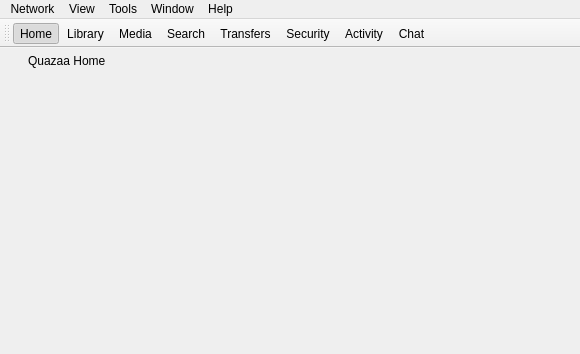
<?xml version="1.0" encoding="UTF-8"?>
<ui version="4.0">
 <class>WinMain</class>
 <widget class="QMainWindow" name="WinMain">
  <property name="geometry">
   <rect>
    <x>0</x>
    <y>0</y>
    <width>580</width>
    <height>354</height>
   </rect>
  </property>
  <property name="windowTitle">
   <string>Quazaa</string>
  </property>
  <property name="windowIcon">
   <iconset>
    <normaloff>:/Resource/Quazaa32.png</normaloff>:/Resource/Quazaa32.png</iconset>
  </property>
  <widget class="QWidget" name="centralwidget">
   <layout class="QVBoxLayout" name="verticalLayout">
    <property name="spacing">
     <number>0</number>
    </property>
    <property name="margin">
     <number>0</number>
    </property>
    <item>
     <widget class="QFrame" name="frameMainHeader">
      <property name="styleSheet">
       <string notr="true"/>
      </property>
      <property name="frameShape">
       <enum>QFrame::NoFrame</enum>
      </property>
      <property name="frameShadow">
       <enum>QFrame::Raised</enum>
      </property>
      <layout class="QGridLayout" name="gridLayout">
       <property name="horizontalSpacing">
        <number>2</number>
       </property>
       <property name="verticalSpacing">
        <number>0</number>
       </property>
       <property name="margin">
        <number>0</number>
       </property>
       <item row="0" column="0">
        <widget class="QLabel" name="labelMainHeaderLogo">
         <property name="minimumSize">
          <size>
           <width>26</width>
           <height>26</height>
          </size>
         </property>
         <property name="maximumSize">
          <size>
           <width>26</width>
           <height>26</height>
          </size>
         </property>
         <property name="styleSheet">
          <string notr="true">background-color: transparent;
padding: 2px;</string>
         </property>
         <property name="text">
          <string/>
         </property>
         <property name="pixmap">
          <pixmap>:/Resource/Generic/Home.png</pixmap>
         </property>
         <property name="scaledContents">
          <bool>true</bool>
         </property>
        </widget>
       </item>
       <item row="0" column="1">
        <widget class="QLabel" name="labelMainHeaderText">
         <property name="styleSheet">
          <string notr="true"/>
         </property>
         <property name="text">
          <string>Quazaa Home</string>
         </property>
        </widget>
       </item>
      </layout>
     </widget>
    </item>
    <item>
     <widget class="QStackedWidget" name="stackedWidgetMain"/>
    </item>
   </layout>
  </widget>
  <widget class="QMenuBar" name="menubarMain">
   <property name="geometry">
    <rect>
     <x>0</x>
     <y>0</y>
     <width>580</width>
     <height>20</height>
    </rect>
   </property>
   <widget class="QMenu" name="menuNetwork">
    <property name="title">
     <string>Network</string>
    </property>
    <widget class="QMenu" name="menuConnect_To">
     <property name="title">
      <string>Choose Networks</string>
     </property>
     <addaction name="actionGnutella2"/>
     <addaction name="actionAres"/>
     <addaction name="actionEDonkey"/>
    </widget>
    <addaction name="actionConnect"/>
    <addaction name="actionDisconnect"/>
    <addaction name="separator"/>
    <addaction name="menuConnect_To"/>
    <addaction name="separator"/>
    <addaction name="actionConnectTo"/>
    <addaction name="actionBrowseHost"/>
    <addaction name="separator"/>
    <addaction name="actionExitAfterTransfers"/>
    <addaction name="actionExit"/>
   </widget>
   <widget class="QMenu" name="menuView">
    <property name="title">
     <string>View</string>
    </property>
    <widget class="QMenu" name="menuAdvanced">
     <property name="title">
      <string>Advanced</string>
     </property>
     <addaction name="actionGraph"/>
     <addaction name="actionPacketDump"/>
     <addaction name="actionSearchMonitor"/>
     <addaction name="actionHitMonitor"/>
    </widget>
    <addaction name="actionHome"/>
    <addaction name="actionLibrary"/>
    <addaction name="actionMedia"/>
    <addaction name="actionSearch"/>
    <addaction name="actionTransfers"/>
    <addaction name="actionSecurity"/>
    <addaction name="actionActivity"/>
    <addaction name="actionChat"/>
    <addaction name="separator"/>
    <addaction name="actionHostCache"/>
    <addaction name="actionDiscovery"/>
    <addaction name="actionScheduler"/>
    <addaction name="menuAdvanced"/>
   </widget>
   <widget class="QMenu" name="menuTools">
    <property name="title">
     <string>Tools</string>
    </property>
    <widget class="QMenu" name="menuBitTorrent">
     <property name="title">
      <string>BitTorrent</string>
     </property>
     <addaction name="actionCreateTorrent"/>
     <addaction name="actionSeedTorrent"/>
     <addaction name="actionOpenTorrent"/>
    </widget>
    <addaction name="menuBitTorrent"/>
    <addaction name="actionURLDownload"/>
    <addaction name="actionOpenDownloadFolder"/>
    <addaction name="actionShares"/>
    <addaction name="actionImportPartials"/>
    <addaction name="separator"/>
    <addaction name="actionChooseSkin"/>
    <addaction name="actionChooseLanguage"/>
    <addaction name="separator"/>
    <addaction name="actionEditMyProfile"/>
    <addaction name="actionQuickstartWizard"/>
    <addaction name="actionSettings"/>
   </widget>
   <widget class="QMenu" name="menuWindow">
    <property name="title">
     <string>Window</string>
    </property>
    <addaction name="actionLockPanels"/>
   </widget>
   <widget class="QMenu" name="menuHelp">
    <property name="title">
     <string>Help</string>
    </property>
    <addaction name="actionUsersGuide"/>
    <addaction name="actionQuazaaForums"/>
    <addaction name="actionFAQ"/>
    <addaction name="separator"/>
    <addaction name="actionCheckForNewVersion"/>
    <addaction name="actionConnectionTest"/>
    <addaction name="separator"/>
    <addaction name="actionDonate"/>
    <addaction name="actionAbout"/>
   </widget>
   <addaction name="menuNetwork"/>
   <addaction name="menuView"/>
   <addaction name="menuTools"/>
   <addaction name="menuWindow"/>
   <addaction name="menuHelp"/>
  </widget>
  <widget class="QStatusBar" name="statusbar">
   <property name="sizeGripEnabled">
    <bool>false</bool>
   </property>
  </widget>
  <widget class="QToolBar" name="toolBarNavigation">
   <property name="windowTitle">
    <string>toolBar</string>
   </property>
   <property name="iconSize">
    <size>
     <width>20</width>
     <height>20</height>
    </size>
   </property>
   <property name="toolButtonStyle">
    <enum>Qt::ToolButtonTextBesideIcon</enum>
   </property>
   <attribute name="toolBarArea">
    <enum>TopToolBarArea</enum>
   </attribute>
   <attribute name="toolBarBreak">
    <bool>false</bool>
   </attribute>
   <addaction name="actionHome"/>
   <addaction name="actionLibrary"/>
   <addaction name="actionMedia"/>
   <addaction name="actionSearch"/>
   <addaction name="actionTransfers"/>
   <addaction name="actionSecurity"/>
   <addaction name="actionActivity"/>
   <addaction name="actionChat"/>
  </widget>
  <action name="actionExit">
   <property name="icon">
    <iconset>
     <normaloff>:/Resource/Generic/Exit.png</normaloff>:/Resource/Generic/Exit.png</iconset>
   </property>
   <property name="text">
    <string>Exit</string>
   </property>
  </action>
  <action name="actionAbout">
   <property name="icon">
    <iconset>
     <normaloff>:/Resource/Quazaa32.png</normaloff>:/Resource/Quazaa32.png</iconset>
   </property>
   <property name="text">
    <string>About</string>
   </property>
  </action>
  <action name="actionLockPanels">
   <property name="icon">
    <iconset>
     <normaloff>:/Resource/Generic/LockPanels.png</normaloff>:/Resource/Generic/LockPanels.png</iconset>
   </property>
   <property name="text">
    <string>Lock Panels</string>
   </property>
  </action>
  <action name="actionHome">
   <property name="checkable">
    <bool>true</bool>
   </property>
   <property name="checked">
    <bool>true</bool>
   </property>
   <property name="icon">
    <iconset>
     <normaloff>:/Resource/Generic/Home.png</normaloff>:/Resource/Generic/Home.png</iconset>
   </property>
   <property name="text">
    <string>Home</string>
   </property>
   <property name="toolTip">
    <string>Home</string>
   </property>
   <property name="whatsThis">
    <string notr="true">Home</string>
   </property>
  </action>
  <action name="actionLibrary">
   <property name="checkable">
    <bool>true</bool>
   </property>
   <property name="checked">
    <bool>false</bool>
   </property>
   <property name="icon">
    <iconset>
     <normaloff>:/Resource/Library/Library.png</normaloff>:/Resource/Library/Library.png</iconset>
   </property>
   <property name="text">
    <string>Library</string>
   </property>
   <property name="whatsThis">
    <string notr="true">Library</string>
   </property>
  </action>
  <action name="actionSearch">
   <property name="checkable">
    <bool>true</bool>
   </property>
   <property name="icon">
    <iconset>
     <normaloff>:/Resource/Generic/Search.png</normaloff>:/Resource/Generic/Search.png</iconset>
   </property>
   <property name="text">
    <string>Search</string>
   </property>
   <property name="whatsThis">
    <string notr="true">Search</string>
   </property>
  </action>
  <action name="actionTransfers">
   <property name="checkable">
    <bool>true</bool>
   </property>
   <property name="icon">
    <iconset>
     <normaloff>:/Resource/Generic/Transfers.png</normaloff>:/Resource/Generic/Transfers.png</iconset>
   </property>
   <property name="text">
    <string>Transfers</string>
   </property>
   <property name="whatsThis">
    <string notr="true">Transfers</string>
   </property>
  </action>
  <action name="actionSecurity">
   <property name="checkable">
    <bool>true</bool>
   </property>
   <property name="icon">
    <iconset>
     <normaloff>:/Resource/Security/Security.png</normaloff>:/Resource/Security/Security.png</iconset>
   </property>
   <property name="text">
    <string>Security</string>
   </property>
   <property name="whatsThis">
    <string notr="true">Security</string>
   </property>
  </action>
  <action name="actionActivity">
   <property name="checkable">
    <bool>true</bool>
   </property>
   <property name="icon">
    <iconset>
     <normaloff>:/Resource/Generic/Globe.png</normaloff>:/Resource/Generic/Globe.png</iconset>
   </property>
   <property name="text">
    <string>Activity</string>
   </property>
   <property name="whatsThis">
    <string notr="true">Network</string>
   </property>
  </action>
  <action name="actionMedia">
   <property name="checkable">
    <bool>true</bool>
   </property>
   <property name="icon">
    <iconset>
     <normaloff>:/Resource/Media/Media.png</normaloff>:/Resource/Media/Media.png</iconset>
   </property>
   <property name="text">
    <string>Media</string>
   </property>
   <property name="whatsThis">
    <string notr="true">Media</string>
   </property>
   <property name="skinIdentifier" stdset="0">
    <string/>
   </property>
  </action>
  <action name="actionCreateTorrent">
   <property name="icon">
    <iconset>
     <normaloff>:/Resource/Networks/CreateTorrent.png</normaloff>:/Resource/Networks/CreateTorrent.png</iconset>
   </property>
   <property name="text">
    <string>Create Torrent</string>
   </property>
  </action>
  <action name="actionSeedTorrent">
   <property name="icon">
    <iconset>
     <normaloff>:/Resource/Networks/SeedTorrent.png</normaloff>:/Resource/Networks/SeedTorrent.png</iconset>
   </property>
   <property name="text">
    <string>Seed Torrent</string>
   </property>
  </action>
  <action name="actionOpenTorrent">
   <property name="icon">
    <iconset>
     <normaloff>:/Resource/Networks/BitTorrent.png</normaloff>:/Resource/Networks/BitTorrent.png</iconset>
   </property>
   <property name="text">
    <string>Open Torrent</string>
   </property>
   <property name="toolTip">
    <string>Open Torrent</string>
   </property>
  </action>
  <action name="actionSettings">
   <property name="icon">
    <iconset>
     <normaloff>:/Resource/Generic/Settings.png</normaloff>:/Resource/Generic/Settings.png</iconset>
   </property>
   <property name="text">
    <string>Settings</string>
   </property>
  </action>
  <action name="actionEDonkey">
   <property name="checkable">
    <bool>true</bool>
   </property>
   <property name="icon">
    <iconset>
     <normaloff>:/Resource/Networks/EDonkey.png</normaloff>:/Resource/Networks/EDonkey.png</iconset>
   </property>
   <property name="text">
    <string>eDonkey</string>
   </property>
   <property name="toolTip">
    <string>eDonkey</string>
   </property>
  </action>
  <action name="actionGnutella2">
   <property name="checkable">
    <bool>true</bool>
   </property>
   <property name="checked">
    <bool>true</bool>
   </property>
   <property name="icon">
    <iconset>
     <normaloff>:/Resource/Networks/Gnutella2.png</normaloff>:/Resource/Networks/Gnutella2.png</iconset>
   </property>
   <property name="text">
    <string>Gnutella 2</string>
   </property>
  </action>
  <action name="actionConnect">
   <property name="icon">
    <iconset>
     <normaloff>:/Resource/Network/Connect.png</normaloff>:/Resource/Network/Connect.png</iconset>
   </property>
   <property name="text">
    <string>Connect</string>
   </property>
  </action>
  <action name="actionDisconnect">
   <property name="icon">
    <iconset>
     <normaloff>:/Resource/Network/Disconnect.png</normaloff>:/Resource/Network/Disconnect.png</iconset>
   </property>
   <property name="text">
    <string>Disconnect</string>
   </property>
  </action>
  <action name="actionConnectTo">
   <property name="icon">
    <iconset>
     <normaloff>:/Resource/Network/ConnectTo.png</normaloff>:/Resource/Network/ConnectTo.png</iconset>
   </property>
   <property name="text">
    <string>Connect To</string>
   </property>
  </action>
  <action name="actionExitAfterTransfers">
   <property name="icon">
    <iconset>
     <normaloff>:/Resource/Generic/ExitAfterTransfers.png</normaloff>:/Resource/Generic/ExitAfterTransfers.png</iconset>
   </property>
   <property name="text">
    <string>Exit After Transfers</string>
   </property>
  </action>
  <action name="actionChat">
   <property name="checkable">
    <bool>true</bool>
   </property>
   <property name="icon">
    <iconset>
     <normaloff>:/Resource/Chat/Chat.png</normaloff>:/Resource/Chat/Chat.png</iconset>
   </property>
   <property name="text">
    <string>Chat</string>
   </property>
   <property name="whatsThis">
    <string notr="true">Chat</string>
   </property>
  </action>
  <action name="actionHostCache">
   <property name="checkable">
    <bool>true</bool>
   </property>
   <property name="icon">
    <iconset>
     <normaloff>:/Resource/Network/HostCache.png</normaloff>:/Resource/Network/HostCache.png</iconset>
   </property>
   <property name="text">
    <string>Host Cache</string>
   </property>
   <property name="toolTip">
    <string>Host Cache</string>
   </property>
   <property name="statusTip">
    <string notr="true">Host Cache</string>
   </property>
  </action>
  <action name="actionDiscovery">
   <property name="checkable">
    <bool>true</bool>
   </property>
   <property name="icon">
    <iconset>
     <normaloff>:/Resource/Network/Discovery.png</normaloff>:/Resource/Network/Discovery.png</iconset>
   </property>
   <property name="text">
    <string>Discovery</string>
   </property>
   <property name="statusTip">
    <string notr="true">Discovery</string>
   </property>
  </action>
  <action name="actionGraph">
   <property name="checkable">
    <bool>true</bool>
   </property>
   <property name="icon">
    <iconset>
     <normaloff>:/Resource/Generic/Graph.png</normaloff>:/Resource/Generic/Graph.png</iconset>
   </property>
   <property name="text">
    <string>Graph</string>
   </property>
   <property name="statusTip">
    <string notr="true">Graph</string>
   </property>
  </action>
  <action name="actionPacketDump">
   <property name="checkable">
    <bool>true</bool>
   </property>
   <property name="icon">
    <iconset>
     <normaloff>:/Resource/Network/PacketDump.png</normaloff>:/Resource/Network/PacketDump.png</iconset>
   </property>
   <property name="text">
    <string>Packet Dump</string>
   </property>
   <property name="statusTip">
    <string notr="true">Packet Dump</string>
   </property>
  </action>
  <action name="actionHitMonitor">
   <property name="checkable">
    <bool>true</bool>
   </property>
   <property name="icon">
    <iconset>
     <normaloff>:/Resource/Network/HitMonitor.png</normaloff>:/Resource/Network/HitMonitor.png</iconset>
   </property>
   <property name="text">
    <string>Hit Monitor</string>
   </property>
   <property name="statusTip">
    <string notr="true">Hit Monitor</string>
   </property>
  </action>
  <action name="actionSearchMonitor">
   <property name="checkable">
    <bool>true</bool>
   </property>
   <property name="icon">
    <iconset>
     <normaloff>:/Resource/Network/SearchMonitor.png</normaloff>:/Resource/Network/SearchMonitor.png</iconset>
   </property>
   <property name="text">
    <string>Search Monitor</string>
   </property>
   <property name="statusTip">
    <string notr="true">Search Monitor</string>
   </property>
  </action>
  <action name="actionShares">
   <property name="icon">
    <iconset>
     <normaloff>:/Resource/Library/SharedFolders.png</normaloff>:/Resource/Library/SharedFolders.png</iconset>
   </property>
   <property name="text">
    <string>Edit Shared Folders</string>
   </property>
   <property name="toolTip">
    <string>Edit Shared Folders</string>
   </property>
  </action>
  <action name="actionURLDownload">
   <property name="icon">
    <iconset>
     <normaloff>:/Resource/Generic/URLDownload.png</normaloff>:/Resource/Generic/URLDownload.png</iconset>
   </property>
   <property name="text">
    <string>Download File</string>
   </property>
  </action>
  <action name="actionImportPartials">
   <property name="icon">
    <iconset>
     <normaloff>:/Resource/Library/ImportPartials.png</normaloff>:/Resource/Library/ImportPartials.png</iconset>
   </property>
   <property name="text">
    <string>Import Partials</string>
   </property>
  </action>
  <action name="actionOpenDownloadFolder">
   <property name="icon">
    <iconset>
     <normaloff>:/Resource/Library/OpenDownloadFolder.png</normaloff>:/Resource/Library/OpenDownloadFolder.png</iconset>
   </property>
   <property name="text">
    <string>Open Download Folder</string>
   </property>
  </action>
  <action name="actionChooseSkin">
   <property name="icon">
    <iconset>
     <normaloff>:/Resource/Generic/Skin.png</normaloff>:/Resource/Generic/Skin.png</iconset>
   </property>
   <property name="text">
    <string>Choose Skin</string>
   </property>
  </action>
  <action name="actionChooseLanguage">
   <property name="icon">
    <iconset>
     <normaloff>:/Resource/Generic/Language.png</normaloff>:/Resource/Generic/Language.png</iconset>
   </property>
   <property name="text">
    <string>Choose Language</string>
   </property>
  </action>
  <action name="actionQuickstartWizard">
   <property name="icon">
    <iconset>
     <normaloff>:/Resource/Generic/Wizard.png</normaloff>:/Resource/Generic/Wizard.png</iconset>
   </property>
   <property name="text">
    <string>Quickstart Wizard</string>
   </property>
  </action>
  <action name="actionUsersGuide">
   <property name="icon">
    <iconset>
     <normaloff>:/Resource/Generic/UsersGuide.png</normaloff>:/Resource/Generic/UsersGuide.png</iconset>
   </property>
   <property name="text">
    <string>User's Guide</string>
   </property>
  </action>
  <action name="actionFAQ">
   <property name="icon">
    <iconset>
     <normaloff>:/Resource/Generic/Help.png</normaloff>:/Resource/Generic/Help.png</iconset>
   </property>
   <property name="text">
    <string>FAQ</string>
   </property>
  </action>
  <action name="actionConnectionTest">
   <property name="icon">
    <iconset>
     <normaloff>:/Resource/Network/Connect.png</normaloff>:/Resource/Network/Connect.png</iconset>
   </property>
   <property name="text">
    <string>Connection Test</string>
   </property>
  </action>
  <action name="actionCheckForNewVersion">
   <property name="icon">
    <iconset>
     <normaloff>:/Resource/Generic/Check.png</normaloff>:/Resource/Generic/Check.png</iconset>
   </property>
   <property name="text">
    <string>Check For New Version</string>
   </property>
  </action>
  <action name="actionDonate">
   <property name="icon">
    <iconset>
     <normaloff>:/Resource/Generic/Donate.png</normaloff>:/Resource/Generic/Donate.png</iconset>
   </property>
   <property name="text">
    <string>Donate</string>
   </property>
  </action>
  <action name="actionQuazaaForums">
   <property name="icon">
    <iconset>
     <normaloff>:/Resource/Generic/QuazaaForums.png</normaloff>:/Resource/Generic/QuazaaForums.png</iconset>
   </property>
   <property name="text">
    <string>Quazaa Forums</string>
   </property>
  </action>
  <action name="actionAres">
   <property name="checkable">
    <bool>true</bool>
   </property>
   <property name="icon">
    <iconset>
     <normaloff>:/Resource/Networks/Ares.png</normaloff>:/Resource/Networks/Ares.png</iconset>
   </property>
   <property name="text">
    <string>Ares</string>
   </property>
  </action>
  <action name="actionScheduler">
   <property name="checkable">
    <bool>true</bool>
   </property>
   <property name="icon">
    <iconset>
     <normaloff>:/Resource/Generic/Scheduler.png</normaloff>:/Resource/Generic/Scheduler.png</iconset>
   </property>
   <property name="text">
    <string>Scheduler</string>
   </property>
   <property name="toolTip">
    <string>Scheduler</string>
   </property>
  </action>
  <action name="actionShowOrHide">
   <property name="icon">
    <iconset>
     <normaloff>:/Resource/Quazaa.png</normaloff>:/Resource/Quazaa.png</iconset>
   </property>
   <property name="text">
    <string>Show/Hide Quazaa</string>
   </property>
   <property name="toolTip">
    <string>Show/Hide Quazaa</string>
   </property>
  </action>
  <action name="actionEditMyProfile">
   <property name="icon">
    <iconset>
     <normaloff>:/Resource/Chat/Chat.png</normaloff>:/Resource/Chat/Chat.png</iconset>
   </property>
   <property name="text">
    <string>Edit My Profile</string>
   </property>
  </action>
  <action name="actionNewSearch">
   <property name="icon">
    <iconset>
     <normaloff>:/Resource/Generic/NewSearch.png</normaloff>:/Resource/Generic/NewSearch.png</iconset>
   </property>
   <property name="text">
    <string>New Search</string>
   </property>
   <property name="toolTip">
    <string>Start A New Search</string>
   </property>
  </action>
  <action name="actionMediaPlay">
   <property name="enabled">
    <bool>false</bool>
   </property>
   <property name="icon">
    <iconset>
     <normaloff>:/Resource/Media/PlayMedia.png</normaloff>
     <normalon>:/Resource/Media/PauseMedia.png</normalon>:/Resource/Media/PlayMedia.png</iconset>
   </property>
   <property name="text">
    <string>Play</string>
   </property>
   <property name="toolTip">
    <string>Play</string>
   </property>
  </action>
  <action name="actionMediaOpen">
   <property name="icon">
    <iconset>
     <normaloff>:/Resource/Media/OpenMedia.png</normaloff>:/Resource/Media/OpenMedia.png</iconset>
   </property>
   <property name="text">
    <string>Open Media</string>
   </property>
  </action>
  <action name="actionMediaRewind">
   <property name="enabled">
    <bool>false</bool>
   </property>
   <property name="icon">
    <iconset>
     <normaloff>:/Resource/Media/PreviousMediaTrack.png</normaloff>:/Resource/Media/PreviousMediaTrack.png</iconset>
   </property>
   <property name="text">
    <string>Rewind</string>
   </property>
   <property name="toolTip">
    <string>Rewind</string>
   </property>
  </action>
  <action name="actionMediaNextTrack">
   <property name="enabled">
    <bool>false</bool>
   </property>
   <property name="icon">
    <iconset>
     <normaloff>:/Resource/Media/NextMediaTrack.png</normaloff>:/Resource/Media/NextMediaTrack.png</iconset>
   </property>
   <property name="text">
    <string>Next Track</string>
   </property>
  </action>
  <action name="actionBrowseHost">
   <property name="icon">
    <iconset>
     <normaloff>:/Resource/Network/Browse.png</normaloff>:/Resource/Network/Browse.png</iconset>
   </property>
   <property name="text">
    <string>Browse Host</string>
   </property>
   <property name="toolTip">
    <string>Browse Host</string>
   </property>
  </action>
  <action name="actionMediaStop">
   <property name="enabled">
    <bool>false</bool>
   </property>
   <property name="icon">
    <iconset>
     <normaloff>:/Resource/Media/StopMedia.png</normaloff>:/Resource/Media/StopMedia.png</iconset>
   </property>
   <property name="text">
    <string>Stop Media</string>
   </property>
  </action>
  <action name="actionMediaRepeat">
   <property name="checkable">
    <bool>true</bool>
   </property>
   <property name="icon">
    <iconset>
     <normaloff>:/Resource/Media/Repeat.png</normaloff>:/Resource/Media/Repeat.png</iconset>
   </property>
   <property name="text">
    <string>Repeat</string>
   </property>
   <property name="toolTip">
    <string>Repeat</string>
   </property>
  </action>
  <action name="actionMediaShuffle">
   <property name="checkable">
    <bool>true</bool>
   </property>
   <property name="icon">
    <iconset>
     <normaloff>:/Resource/Media/Shuffle.png</normaloff>:/Resource/Media/Shuffle.png</iconset>
   </property>
   <property name="text">
    <string>Shuffle</string>
   </property>
   <property name="toolTip">
    <string>Shuffle</string>
   </property>
  </action>
  <action name="actionMediaSettings">
   <property name="icon">
    <iconset>
     <normaloff>:/Resource/Generic/Settings.png</normaloff>:/Resource/Generic/Settings.png</iconset>
   </property>
   <property name="text">
    <string>Settings</string>
   </property>
   <property name="toolTip">
    <string>Settings</string>
   </property>
  </action>
  <action name="actionMediaMute">
   <property name="icon">
    <iconset>
     <normaloff>:/Resource/Media/Unmute.png</normaloff>:/Resource/Media/Unmute.png</iconset>
   </property>
   <property name="text">
    <string>Mute</string>
   </property>
   <property name="toolTip">
    <string>Mute</string>
   </property>
  </action>
 </widget>
 <resources/>
 <connections/>
</ui>
